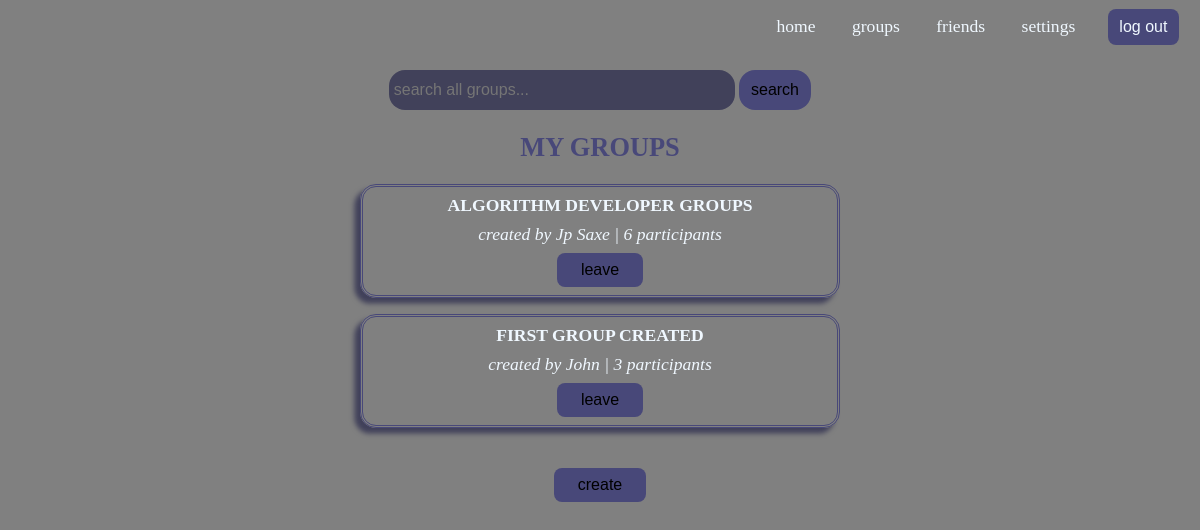
The app's page /groups/ (signed in) with its own data.
### base/models.py (models this page shows)
class groupstable(models.Model):
    owner = models.ForeignKey(Profiles,on_delete=models.CASCADE)
    title = models.CharField(max_length=200,default='JUST CREATED!')
    participants = models.ManyToManyField(Profiles,related_name='group_participants',blank=True)

class Profiles(models.Model):
    user = models.ForeignKey(User,on_delete=models.CASCADE)
    name = models.CharField(max_length=50,default='None')
    profile_pics = models.ImageField(upload_to='profile_images',default='image.jpg')
    date_joined = models.DateTimeField(auto_now_add=True)
    about = models.CharField(max_length=50, default='Hi')
    user_friends = models.ManyToManyField('friends',related_name='my_friends', blank=True)

### base/views.py (the view)
# urls.py: path('groups/', views.all_groups, name='all_groups' ),
@login_required(login_url='/signin')
def all_groups(request):
    user = Profiles.objects.get(name=request.user.username)
    groups_data = groupstable.objects.filter(participants=user)
    query_track = False
    query = request.GET.get('q')
    q = query if query else ''
    if query:
        groups_data = groupstable.objects.filter(Q(title__icontains=q)) #| Q(groupmessages__message_body__icontains=q))
        query_track = True
    context = {'groups_data':groups_data,'query_track':query_track,'user':user}
    return render(request,'groupsquerypage.html',context=context)

### base/templates/groupsquerypage.html
{% extends 'base.html' %}
{% load static %}
{% block content %}
<div class="groupsquerypage">
    <form action="{% url 'all_groups' %}" method="get">
        <input type="text" name="q" placeholder="search all groups...">
        <input class="submit-query" type="submit" value="search">
    </form>
    {% if query_track %}
        <h2>SEARCH RESULTS</h2>
    {% else %}
        <h2>MY GROUPS</h2>
    {% endif %}
    {% for groups in groups_data %}
        <a href="{% url 'groups' groups.id %}" style="text-decoration: none; color: aliceblue;">
            <div class="group-wrapper">
                <span class="group-title">{{ groups.title }}</span>
                <div class="group-center-elements">
                    <i><span>created by {{ groups.owner.name }}</span> | <span>{{ groups.participants.count }} participants</span></i>
                </div>
                <div>
                    {% if user in groups.participants.all %}
                        <a href="{% url 'leave_group' groups.id %}">
                            <button class="group-button">leave</button>
                        </a>
                    {% else %}
                        <a href="{% url 'join_group' groups.id %}">
                            <button class="group-button">join</button>
                        </a>
                    {% endif %}
                    <br>
                </div>
            </div>
        </a>
    {% endfor %}
    <a href="{% url 'groupcreationpage' %}"><button class="create-group">create</button></a>
</div>
{% endblock %}

### base/static/webfiles/style.css (style rules this page uses)
body { padding: 0; margin: 0; background-color: gray; font-size: 1.1rem; color: aliceblue; }
.groupsquerypage { margin: 1vh 30% 1vh 30%; box-sizing: border-box; max-width: 100%; text-align: center; }
.groupsquerypage h2 { color: #484879; }
.groupsquerypage input { width: 70%; height:2.5rem; font-size: 1rem; background-color: #41415a; border: none; border-radius: 1rem; padding: 0 1% 0 1%; }
.groupsquerypage .submit-query { width: 15%; height: 2.5rem; background-color: #484879; border: none; border-radius: 1rem; }
.groupsquerypage .group-wrapper { width: 100%; border-style: double; border-color: #484879; padding: 0.5rem 2% 0.5rem 2%; box-sizing: border-box; width: 100%; border-radius: 1rem; box-shadow: -0.35rem 0.35rem 0.35rem #41415a; margin: 1rem 0 1rem 0; }
.groupsquerypage .group-wrapper .group-title { text-transform: uppercase; font-weight: bold; }
.groupsquerypage .group-wrapper .group-center-elements { margin: 0.5rem 0 0.5rem 0; }
.groupsquerypage .group-wrapper .group-button { padding: 0.5rem 1.5rem 0.5rem 1.5rem; background-color: #484879; border: none; border-radius: 0.5rem; font-size: 1rem; }
.create-group { padding: 0.5rem 1.5rem 0.5rem 1.5rem; background-color: #484879; border: none; border-radius: 0.5rem; font-size: 1rem; margin-top: 1.5rem; }

### records on screen
groupstable: title "ALGORITHM DEVELOPER GROUPS", owner.name "Jp Saxe", participants.count "6", shows "leave"
groupstable: title "FIRST GROUP CREATED", owner.name "John", participants.count "3", shows "leave"
